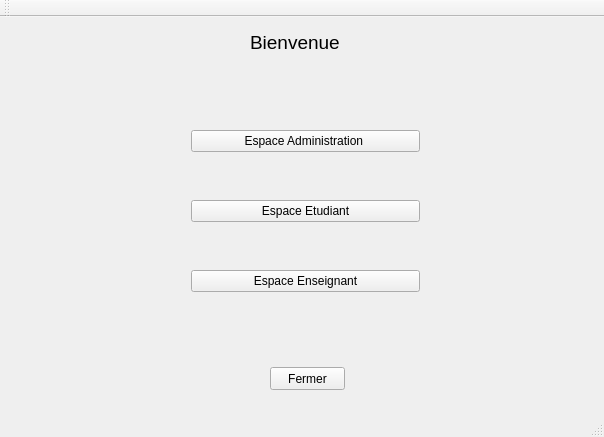
<?xml version="1.0" encoding="UTF-8"?>
<ui version="4.0">
 <class>MainWindow</class>
 <widget class="QMainWindow" name="MainWindow">
  <property name="geometry">
   <rect>
    <x>0</x>
    <y>0</y>
    <width>604</width>
    <height>437</height>
   </rect>
  </property>
  <property name="windowTitle">
   <string>MainWindow</string>
  </property>
  <widget class="QWidget" name="centralWidget">
   <widget class="QPushButton" name="pushButton_5">
    <property name="geometry">
     <rect>
      <x>270</x>
      <y>350</y>
      <width>75</width>
      <height>23</height>
     </rect>
    </property>
    <property name="text">
     <string>Fermer</string>
    </property>
   </widget>
   <widget class="QLabel" name="label">
    <property name="geometry">
     <rect>
      <x>250</x>
      <y>0</y>
      <width>91</width>
      <height>51</height>
     </rect>
    </property>
    <property name="text">
     <string>&lt;html&gt;&lt;head/&gt;&lt;body&gt;&lt;p&gt;&lt;span style=&quot; font-size:14pt;&quot;&gt;Bienvenue &lt;/span&gt;&lt;/p&gt;&lt;/body&gt;&lt;/html&gt;</string>
    </property>
   </widget>
   <widget class="QWidget" name="">
    <property name="geometry">
     <rect>
      <x>180</x>
      <y>60</y>
      <width>251</width>
      <height>271</height>
     </rect>
    </property>
    <layout class="QVBoxLayout" name="verticalLayout">
     <item>
      <widget class="QPushButton" name="pushButton">
       <property name="text">
        <string>Espace Administration </string>
       </property>
      </widget>
     </item>
     <item>
      <widget class="QPushButton" name="pushButton_3">
       <property name="text">
        <string>Espace Etudiant</string>
       </property>
      </widget>
     </item>
     <item>
      <widget class="QPushButton" name="pushButton_4">
       <property name="text">
        <string>Espace Enseignant</string>
       </property>
      </widget>
     </item>
    </layout>
   </widget>
  </widget>
  <widget class="QMenuBar" name="menuBar">
   <property name="geometry">
    <rect>
     <x>0</x>
     <y>0</y>
     <width>604</width>
     <height>21</height>
    </rect>
   </property>
  </widget>
  <widget class="QToolBar" name="mainToolBar">
   <attribute name="toolBarArea">
    <enum>TopToolBarArea</enum>
   </attribute>
   <attribute name="toolBarBreak">
    <bool>false</bool>
   </attribute>
  </widget>
  <widget class="QStatusBar" name="statusBar"/>
 </widget>
 <layoutdefault spacing="6" margin="11"/>
 <resources/>
 <connections>
  <connection>
   <sender>pushButton_5</sender>
   <signal>clicked()</signal>
   <receiver>MainWindow</receiver>
   <slot>close()</slot>
   <hints>
    <hint type="sourcelabel">
     <x>189</x>
     <y>268</y>
    </hint>
    <hint type="destinationlabel">
     <x>190</x>
     <y>244</y>
    </hint>
   </hints>
  </connection>
 </connections>
</ui>
